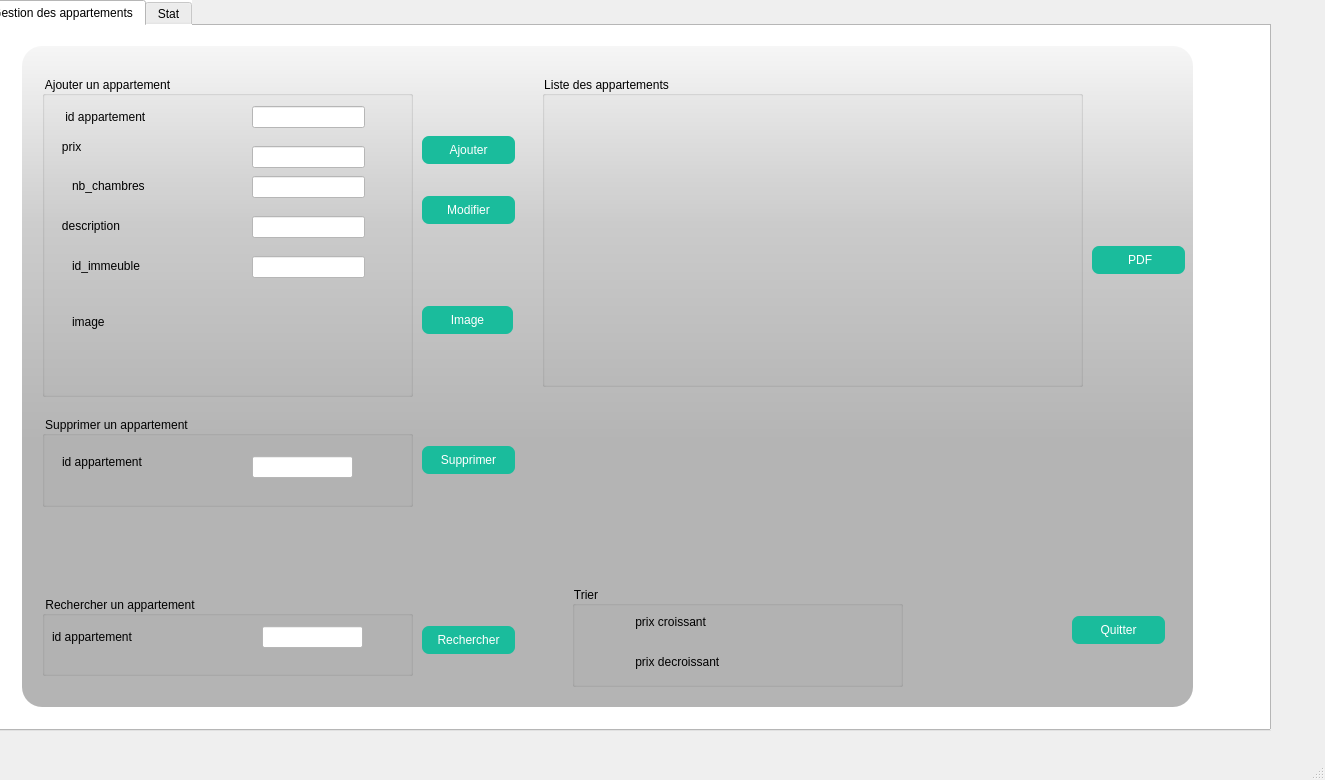
<?xml version="1.0" encoding="UTF-8"?>
<ui version="4.0">
 <class>MainWindow</class>
 <widget class="QMainWindow" name="MainWindow">
  <property name="geometry">
   <rect>
    <x>0</x>
    <y>0</y>
    <width>1325</width>
    <height>780</height>
   </rect>
  </property>
  <property name="windowTitle">
   <string>MainWindow</string>
  </property>
  <widget class="QWidget" name="centralwidget">
   <widget class="QTabWidget" name="tab2">
    <property name="geometry">
     <rect>
      <x>-20</x>
      <y>0</y>
      <width>1291</width>
      <height>731</height>
     </rect>
    </property>
    <property name="styleSheet">
     <string notr="true">
background-color: rgb(255, 255, 255);</string>
    </property>
    <property name="currentIndex">
     <number>0</number>
    </property>
    <widget class="QWidget" name="tab_3">
     <attribute name="title">
      <string>Gestion des appartements</string>
     </attribute>
     <widget class="QWidget" name="widget_2" native="true">
      <property name="geometry">
       <rect>
        <x>30</x>
        <y>20</y>
        <width>1251</width>
        <height>731</height>
       </rect>
      </property>
      <widget class="QLabel" name="label_3">
       <property name="geometry">
        <rect>
         <x>10</x>
         <y>0</y>
         <width>1171</width>
         <height>661</height>
        </rect>
       </property>
       <property name="styleSheet">
        <string notr="true">background-image: url(:/emm.jpg);
border-radius:20px;</string>
       </property>
       <property name="text">
        <string/>
       </property>
      </widget>
      <widget class="QLabel" name="label_7">
       <property name="geometry">
        <rect>
         <x>10</x>
         <y>0</y>
         <width>1171</width>
         <height>661</height>
        </rect>
       </property>
       <property name="styleSheet">
        <string notr="true">background-color: qlineargradient(spread:pad,x1:0,y1:0,X2:0,y2:0.715909, stop:0 rgba(0,0,0,9), stop:0.375 rgba(0,0,0,50), stop:0.835227 rgba(0,0,0,75));
border-radius:20px;</string>
       </property>
       <property name="text">
        <string/>
       </property>
      </widget>
      <widget class="QGroupBox" name="groupBox_2">
       <property name="geometry">
        <rect>
         <x>30</x>
         <y>30</y>
         <width>371</width>
         <height>321</height>
        </rect>
       </property>
       <property name="styleSheet">
        <string notr="true">font: 75 12pt &quot;MS Shell Dlg 2&quot;;
background-color:transparent;</string>
       </property>
       <property name="title">
        <string>Ajouter un appartement</string>
       </property>
       <widget class="QLineEdit" name="le_id">
        <property name="geometry">
         <rect>
          <x>210</x>
          <y>30</y>
          <width>113</width>
          <height>22</height>
         </rect>
        </property>
        <property name="styleSheet">
         <string notr="true">background-color: rgb(255, 255, 255);</string>
        </property>
       </widget>
       <widget class="QLineEdit" name="le_description">
        <property name="geometry">
         <rect>
          <x>210</x>
          <y>140</y>
          <width>113</width>
          <height>22</height>
         </rect>
        </property>
        <property name="styleSheet">
         <string notr="true">background-color: rgb(255, 255, 255);</string>
        </property>
       </widget>
       <widget class="QLineEdit" name="le_nbchambres">
        <property name="geometry">
         <rect>
          <x>210</x>
          <y>100</y>
          <width>113</width>
          <height>22</height>
         </rect>
        </property>
        <property name="styleSheet">
         <string notr="true">background-color: rgb(255, 255, 255);</string>
        </property>
       </widget>
       <widget class="QLineEdit" name="le_prix">
        <property name="geometry">
         <rect>
          <x>210</x>
          <y>70</y>
          <width>113</width>
          <height>22</height>
         </rect>
        </property>
        <property name="styleSheet">
         <string notr="true">background-color: rgb(255, 255, 255);</string>
        </property>
       </widget>
       <widget class="QLabel" name="label_8">
        <property name="geometry">
         <rect>
          <x>20</x>
          <y>30</y>
          <width>161</width>
          <height>21</height>
         </rect>
        </property>
        <property name="text">
         <string> id appartement</string>
        </property>
       </widget>
       <widget class="QLabel" name="label_9">
        <property name="geometry">
         <rect>
          <x>10</x>
          <y>140</y>
          <width>151</width>
          <height>20</height>
         </rect>
        </property>
        <property name="text">
         <string>   description</string>
        </property>
       </widget>
       <widget class="QLabel" name="label_10">
        <property name="geometry">
         <rect>
          <x>10</x>
          <y>60</y>
          <width>111</width>
          <height>21</height>
         </rect>
        </property>
        <property name="text">
         <string>   prix</string>
        </property>
       </widget>
       <widget class="QLabel" name="label_11">
        <property name="geometry">
         <rect>
          <x>30</x>
          <y>100</y>
          <width>131</width>
          <height>20</height>
         </rect>
        </property>
        <property name="text">
         <string>nb_chambres</string>
        </property>
       </widget>
       <widget class="QLabel" name="label_12">
        <property name="geometry">
         <rect>
          <x>30</x>
          <y>180</y>
          <width>151</width>
          <height>20</height>
         </rect>
        </property>
        <property name="text">
         <string>id_immeuble</string>
        </property>
       </widget>
       <widget class="QLineEdit" name="le_id2">
        <property name="geometry">
         <rect>
          <x>210</x>
          <y>180</y>
          <width>113</width>
          <height>22</height>
         </rect>
        </property>
        <property name="styleSheet">
         <string notr="true">background-color: rgb(255, 255, 255);</string>
        </property>
       </widget>
       <widget class="QLabel" name="le_image">
        <property name="geometry">
         <rect>
          <x>150</x>
          <y>230</y>
          <width>201</width>
          <height>31</height>
         </rect>
        </property>
        <property name="text">
         <string/>
        </property>
       </widget>
       <widget class="QLabel" name="le_image_4">
        <property name="geometry">
         <rect>
          <x>30</x>
          <y>210</y>
          <width>91</width>
          <height>71</height>
         </rect>
        </property>
        <property name="text">
         <string>image</string>
        </property>
       </widget>
      </widget>
      <widget class="QPushButton" name="ajouter">
       <property name="geometry">
        <rect>
         <x>410</x>
         <y>90</y>
         <width>93</width>
         <height>28</height>
        </rect>
       </property>
       <property name="styleSheet">
        <string notr="true">QPushButton
{
background-color: rgb(26, 188, 156);

color: #ffffff;
border-radius:7px;
font: 75 11pt &quot;MS Shell Dlg 2&quot;;
}
QPushButton:hover
{
background-color: rgb(16, 168, 136);
}

QPushButton:pressed
{
background-color: rgb(6, 150, 110);
}</string>
       </property>
       <property name="text">
        <string>Ajouter</string>
       </property>
      </widget>
      <widget class="QPushButton" name="modifier">
       <property name="geometry">
        <rect>
         <x>410</x>
         <y>150</y>
         <width>93</width>
         <height>28</height>
        </rect>
       </property>
       <property name="styleSheet">
        <string notr="true">QPushButton
{
background-color: rgb(26, 188, 156);

color: #ffffff;
border-radius:7px;
font: 75 11pt &quot;MS Shell Dlg 2&quot;;
}
QPushButton:hover
{
background-color: rgb(16, 168, 136);
}

QPushButton:pressed
{
background-color: rgb(6, 150, 110);
}</string>
       </property>
       <property name="text">
        <string>Modifier</string>
       </property>
      </widget>
      <widget class="QPushButton" name="pushButton_9">
       <property name="geometry">
        <rect>
         <x>410</x>
         <y>260</y>
         <width>91</width>
         <height>28</height>
        </rect>
       </property>
       <property name="styleSheet">
        <string notr="true">QPushButton
{
background-color: rgb(26, 188, 156);

color: #ffffff;
border-radius:7px;
font: 75 11pt &quot;MS Shell Dlg 2&quot;;
}
QPushButton:hover
{
background-color: rgb(16, 168, 136);
}

QPushButton:pressed
{
background-color: rgb(6, 150, 110);
}</string>
       </property>
       <property name="text">
        <string>Image</string>
       </property>
      </widget>
      <widget class="QGroupBox" name="groupBox_9">
       <property name="geometry">
        <rect>
         <x>30</x>
         <y>370</y>
         <width>371</width>
         <height>91</height>
        </rect>
       </property>
       <property name="styleSheet">
        <string notr="true">font: 75 12pt &quot;MS Shell Dlg 2&quot;;
background-color:transparent;</string>
       </property>
       <property name="title">
        <string>Supprimer un appartement</string>
       </property>
       <widget class="QLineEdit" name="id_supp">
        <property name="geometry">
         <rect>
          <x>210</x>
          <y>40</y>
          <width>101</width>
          <height>22</height>
         </rect>
        </property>
        <property name="styleSheet">
         <string notr="true">background-color: rgb(255, 255, 255);</string>
        </property>
       </widget>
       <widget class="QLabel" name="id3_2">
        <property name="geometry">
         <rect>
          <x>20</x>
          <y>30</y>
          <width>181</width>
          <height>31</height>
         </rect>
        </property>
        <property name="text">
         <string>id appartement</string>
        </property>
       </widget>
      </widget>
      <widget class="QPushButton" name="supprimer">
       <property name="geometry">
        <rect>
         <x>410</x>
         <y>400</y>
         <width>93</width>
         <height>28</height>
        </rect>
       </property>
       <property name="styleSheet">
        <string notr="true">QPushButton
{
background-color: rgb(26, 188, 156);

color: #ffffff;
border-radius:7px;
font: 75 11pt &quot;MS Shell Dlg 2&quot;;
}
QPushButton:hover
{
background-color: rgb(16, 168, 136);
}

QPushButton:pressed
{
background-color: rgb(6, 150, 110);
}</string>
       </property>
       <property name="text">
        <string>Supprimer</string>
       </property>
      </widget>
      <widget class="QGroupBox" name="groupBox_11">
       <property name="geometry">
        <rect>
         <x>30</x>
         <y>550</y>
         <width>371</width>
         <height>80</height>
        </rect>
       </property>
       <property name="styleSheet">
        <string notr="true">font: 75 12pt &quot;MS Shell Dlg 2&quot;;
background-color:transparent;</string>
       </property>
       <property name="title">
        <string>Rechercher un appartement</string>
       </property>
       <widget class="QLabel" name="label_29">
        <property name="geometry">
         <rect>
          <x>10</x>
          <y>30</y>
          <width>151</width>
          <height>21</height>
         </rect>
        </property>
        <property name="styleSheet">
         <string notr="true"/>
        </property>
        <property name="text">
         <string>id appartement</string>
        </property>
       </widget>
       <widget class="QLineEdit" name="id_rech">
        <property name="geometry">
         <rect>
          <x>220</x>
          <y>30</y>
          <width>101</width>
          <height>22</height>
         </rect>
        </property>
        <property name="styleSheet">
         <string notr="true">background-color: rgb(255, 255, 255);</string>
        </property>
       </widget>
      </widget>
      <widget class="QPushButton" name="pushButton_4">
       <property name="geometry">
        <rect>
         <x>410</x>
         <y>580</y>
         <width>93</width>
         <height>28</height>
        </rect>
       </property>
       <property name="styleSheet">
        <string notr="true">QPushButton
{
background-color: rgb(26, 188, 156);

color: #ffffff;
border-radius:7px;
font: 75 11pt &quot;MS Shell Dlg 2&quot;;
}
QPushButton:hover
{
background-color: rgb(16, 168, 136);
}

QPushButton:pressed
{
background-color: rgb(6, 150, 110);
}</string>
       </property>
       <property name="text">
        <string>Rechercher</string>
       </property>
      </widget>
      <widget class="QGroupBox" name="groupBox_7">
       <property name="geometry">
        <rect>
         <x>530</x>
         <y>30</y>
         <width>541</width>
         <height>311</height>
        </rect>
       </property>
       <property name="styleSheet">
        <string notr="true">font: 75 12pt &quot;MS Shell Dlg 2&quot;;
background-color:transparent;</string>
       </property>
       <property name="title">
        <string>Liste des appartements</string>
       </property>
       <widget class="QTableView" name="tab_appartement">
        <property name="geometry">
         <rect>
          <x>10</x>
          <y>30</y>
          <width>521</width>
          <height>271</height>
         </rect>
        </property>
       </widget>
      </widget>
      <widget class="QPushButton" name="pushButton_11">
       <property name="geometry">
        <rect>
         <x>1080</x>
         <y>200</y>
         <width>93</width>
         <height>28</height>
        </rect>
       </property>
       <property name="styleSheet">
        <string notr="true">QPushButton
{
background-color: rgb(26, 188, 156);

color: #ffffff;
border-radius:7px;
font: 75 11pt &quot;MS Shell Dlg 2&quot;;
}
QPushButton:hover
{
background-color: rgb(16, 168, 136);
}

QPushButton:pressed
{
background-color: rgb(6, 150, 110);
}</string>
       </property>
       <property name="text">
        <string> PDF</string>
       </property>
      </widget>
      <widget class="QGroupBox" name="groupBox_13">
       <property name="geometry">
        <rect>
         <x>560</x>
         <y>540</y>
         <width>331</width>
         <height>101</height>
        </rect>
       </property>
       <property name="styleSheet">
        <string notr="true">font: 75 12pt &quot;MS Shell Dlg 2&quot;;
background-color:transparent;</string>
       </property>
       <property name="title">
        <string>Trier</string>
       </property>
       <widget class="QRadioButton" name="radioButton_5">
        <property name="geometry">
         <rect>
          <x>30</x>
          <y>20</y>
          <width>181</width>
          <height>31</height>
         </rect>
        </property>
        <property name="text">
         <string>    prix croissant</string>
        </property>
       </widget>
       <widget class="QRadioButton" name="radioButton_6">
        <property name="geometry">
         <rect>
          <x>30</x>
          <y>60</y>
          <width>191</width>
          <height>31</height>
         </rect>
        </property>
        <property name="text">
         <string>    prix decroissant</string>
        </property>
       </widget>
       <widget class="QLabel" name="label_24">
        <property name="geometry">
         <rect>
          <x>110</x>
          <y>110</y>
          <width>56</width>
          <height>16</height>
         </rect>
        </property>
        <property name="text">
         <string/>
        </property>
       </widget>
       <widget class="QLabel" name="label_25">
        <property name="geometry">
         <rect>
          <x>240</x>
          <y>110</y>
          <width>81</width>
          <height>20</height>
         </rect>
        </property>
        <property name="text">
         <string/>
        </property>
       </widget>
      </widget>
      <widget class="QPushButton" name="quitter">
       <property name="geometry">
        <rect>
         <x>1060</x>
         <y>570</y>
         <width>93</width>
         <height>28</height>
        </rect>
       </property>
       <property name="styleSheet">
        <string notr="true">QPushButton
{
background-color: rgb(26, 188, 156);

color: #ffffff;
border-radius:7px;
font: 75 11pt &quot;MS Shell Dlg 2&quot;;
}
QPushButton:hover
{
background-color: rgb(16, 168, 136);
}

QPushButton:pressed
{
background-color: rgb(6, 150, 110);
}</string>
       </property>
       <property name="text">
        <string>Quitter</string>
       </property>
      </widget>
     </widget>
    </widget>
    <widget class="QWidget" name="tab_2">
     <attribute name="title">
      <string>Stat</string>
     </attribute>
     <widget class="QWidget" name="widget_3" native="true">
      <property name="geometry">
       <rect>
        <x>40</x>
        <y>20</y>
        <width>1241</width>
        <height>681</height>
       </rect>
      </property>
      <widget class="QLabel" name="label">
       <property name="geometry">
        <rect>
         <x>10</x>
         <y>10</y>
         <width>1171</width>
         <height>591</height>
        </rect>
       </property>
       <property name="styleSheet">
        <string notr="true">background-image: url(:/emm.jpg);</string>
       </property>
       <property name="text">
        <string/>
       </property>
      </widget>
      <widget class="QLabel" name="label_2">
       <property name="geometry">
        <rect>
         <x>10</x>
         <y>10</y>
         <width>1171</width>
         <height>591</height>
        </rect>
       </property>
       <property name="styleSheet">
        <string notr="true">background-color: qlineargradient(spread:pad,x1:0,y1:0,X2:0,y2:0.715909, stop:0 rgba(0,0,0,9), stop:0.375 rgba(0,0,0,50), stop:0.835227 rgba(0,0,0,75));
border-radius:20px;</string>
       </property>
       <property name="text">
        <string/>
       </property>
      </widget>
      <widget class="QCustomPlot" name="widget" native="true">
       <property name="geometry">
        <rect>
         <x>180</x>
         <y>90</y>
         <width>801</width>
         <height>351</height>
        </rect>
       </property>
       <property name="styleSheet">
        <string notr="true">font: 75 12pt &quot;MS Shell Dlg 2&quot;;
background-color:transparent;</string>
       </property>
      </widget>
      <widget class="QPushButton" name="statistiques">
       <property name="geometry">
        <rect>
         <x>520</x>
         <y>470</y>
         <width>121</width>
         <height>41</height>
        </rect>
       </property>
       <property name="styleSheet">
        <string notr="true">QPushButton
{
background-color: rgb(26, 188, 156);

color: #ffffff;
border-radius:7px;
font: 75 11pt &quot;MS Shell Dlg 2&quot;;
}
QPushButton:hover
{
background-color: rgb(16, 168, 136);
}

QPushButton:pressed
{
background-color: rgb(6, 150, 110);
}</string>
       </property>
       <property name="text">
        <string>Statistiques</string>
       </property>
      </widget>
     </widget>
    </widget>
   </widget>
  </widget>
  <widget class="QMenuBar" name="menubar">
   <property name="geometry">
    <rect>
     <x>0</x>
     <y>0</y>
     <width>1325</width>
     <height>26</height>
    </rect>
   </property>
  </widget>
  <widget class="QStatusBar" name="statusbar"/>
 </widget>
 <customwidgets>
  <customwidget>
   <class>QCustomPlot</class>
   <extends>QWidget</extends>
   <header location="global">qcustomplot.h</header>
   <container>1</container>
  </customwidget>
 </customwidgets>
 <resources/>
 <connections/>
</ui>
